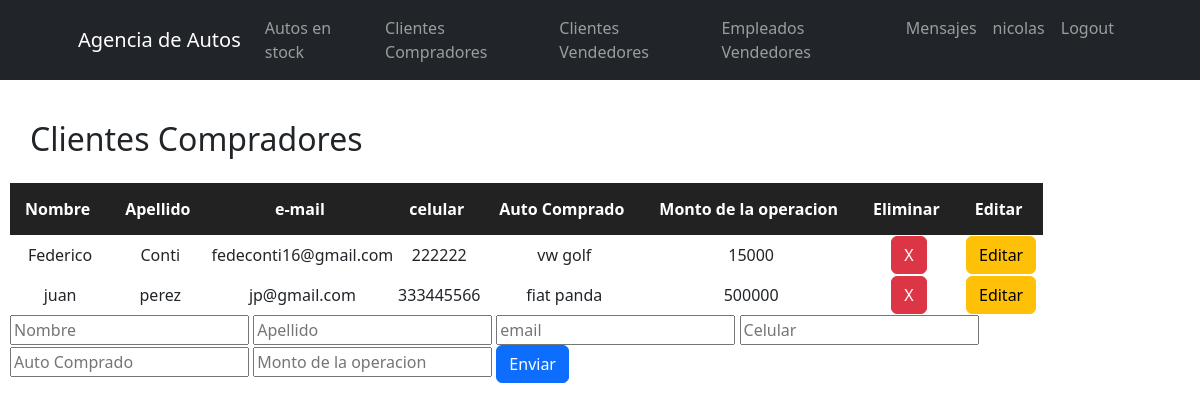
The app's page /setClientesCompradores/ (signed in) with its own data.
### AgenciApp/models.py (models this page shows, shortened)
class clientesCompradores(models.Model):
    nombre = models.CharField(max_length=40)
    apellido = models.CharField(max_length=40)
    email = models.EmailField()
    celular = models.IntegerField()
    autoComprado = models.CharField(max_length=40)
    montoOperacionComp = models.IntegerField()

### AgenciApp/views.py (the view)
# urls.py: path('setClientesCompradores/', setClientesCompradores, name='setClientesCompradores'),
@login_required
def setClientesCompradores(request):
    Clientes = clientesCompradores.objects.all()
    if request.method == 'POST':
        cliente = clientesCompradores(nombre=request.POST["nombre"],apellido=request.POST["apellido"],email=request.POST["email"],celular=request.POST["celular"], autoComprado=request.POST["autoComprado"], montoOperacionComp=request.POST["montoOperacionComp"])
        cliente.save()
        miFormulario = clientesFormulario()
        return render(request, "AgenciApp/setClientesCompradores.html", {"miFormulario":miFormulario, "Clientes":Clientes})
    else:
        miFormulario = clientesFormulario()
    return render(request, "AgenciApp/setClientesCompradores.html", {"miFormulario":miFormulario, "Clientes":Clientes})

### AgenciApp/forms.py
class clientesFormulario(forms.Form):
    nombre = forms.CharField()
    apellido = forms.CharField()
    email = forms.EmailField()
    celular = forms.IntegerField()
    autoComprado = forms.CharField(label='Auto Comprado')
    montoOperacionComp = forms.IntegerField(label='Monto Compra')

### AgenciApp/templates/AgenciApp/setClientesCompradores.html (shortened to what this page needs)
<div>
    {% extends "AgenciApp/clientesCompradores.html" %}
    {% load static %}
    {% block setClientesCompradores %}
    <form action="" method="post"> {% csrf_token %}
        <input placeholder="Nombre" type = "text" name="nombre" required>
        <input placeholder="Apellido" type = "text" name="apellido" required>
        <input placeholder="email" type = "email" name="email" required>
        <input placeholder="Celular" type = "number" name="celular" required>
        <input placeholder="Auto Comprado" type = "text" name="autoComprado" required>
        <input placeholder="Monto de la operacion" type = "number" name="montoOperacionComp" required>
        <input class="btn btn-primary" type="submit" value="Enviar">
    </form>
    {% endblock %}

### AgenciApp/templates/AgenciApp/clientesCompradores.html (shortened to what this page needs)
<div>
    {% extends "AgenciApp/inicio.html" %}
    {% load static %}
        {% block contenidoQueCambia %}
        <p class="tituloAutosEnStock">Clientes Compradores</p>
        <table class="tablaClientesCompradores">
            <tr class="tituloTablaClientesCompradores">
                <th>Nombre</th>
                <th>Apellido</th>
                <th>e-mail</th>
                <th>celular</th>
                <th>Auto Comprado</th>
                <th>Monto de la operacion</th>
                <th>Eliminar</th>
                <th>Editar</th>
            </tr>
                {% for Cliente in Clientes %}
                    <tr>
                        <td>{{Cliente.nombre}}</td>
                        <td>{{Cliente.apellido}}</td>
                        <td>{{Cliente.email}}</td>
                        <td>{{Cliente.celular}}</td>
                        <td>{{Cliente.autoComprado}}</td>
                        <td>{{Cliente.montoOperacionComp}}</td>
                        <td><button class="btn btn-danger btnEliminar"><a href="{% url 'eliminarClienteComprador' Cliente.email %}">X</a></button></td>
                        <td><button class="btn btn-warning btnEditar"><a href="{% url 'editarClienteComprador' Cliente.email %}">Editar</a></button></td>
                {% endfor %}
        </table>
        <div class="formSetClientesCompradores">
            {% block setClientesCompradores %}
            {% endblock %}
        </div>
        {% endblock %}

### AgenciApp/templates/AgenciApp/inicio.html (shortened to what this page needs)
<!DOCTYPE html>
<html lang="en">
<head>
    {% load static %}
    <link href="{% static 'AgenciApp/css/bootstrap.min.css'%}" rel="stylesheet"/>
    <link href="{% static 'AgenciApp/css/AgenciAppStyle.css'%}" rel="stylesheet"/>
</head>
<body>
    <nav class="navbar navbar-expand-lg navbar-dark bg-dark" id="mainNav">
        <div class="container px-4 px-lg-5">
            <a class="navbar-brand" href="{% url 'inicio' %}">Agencia de Autos</a>
            <div class="collapse navbar-collapse" id="navbarResponsive">
                <ul class="navbar-nav ms-auto">
                    <li class="nav-item"><a class="nav-link" href="{% url 'setAutosEnStock' %}">Autos en stock</a></li>
                    <li class="nav-item"><a class="nav-link" href="{% url 'setClientesCompradores' %}">Clientes Compradores</a></li>
                    <li class="nav-item"><a class="nav-link" href="{% url 'setClientesVendedores' %}">Clientes Vendedores</a></li>
                    <li class="nav-item"><a class="nav-link" href="{% url 'setEmpleadosVendedores' %}">Empleados Vendedores</a></li>
                    <li class="nav-item"><a class="nav-link" href="{% url 'mensajes_lista' %}">Mensajes</a></li>
                    <li class="nav-item"><a class="nav-link navText" href="{% url 'perfil' %}">{{user.username}}</a></li>
                    <li class="nav-item"><a class="nav-link navText" href="{% url 'Logout' %}">Logout</a></li>
                </ul>
            </div>
        </div>
    </nav>
    <div class="contenido">
        {% block contenidoQueCambia %}{% endblock %}
    </div>
</body>
</html>

### AgenciApp/static/AgenciApp/css/AgenciAppStyle.css (style rules this page uses)
.contenido { margin-top: 5px !important; padding: 10px; }
.tituloAutosEnStock { margin: 20px; font-size: xx-large; }
.tablaClientesCompradores { text-align: center; }
.tituloTablaClientesCompradores { background-color: rgb(34, 34, 34); color: white; padding-right: 20px !important; text-align: center !important; }
.tituloTablaClientesCompradores th { padding: 15px; text-align: center !important; padding-right: 20px !important; }
.btnEliminar a { border-radius: 15px !important; color: white !important; text-decoration: none !important; }
.btnEditar a { border-radius: 15px !important; color: rgb(0, 0, 0) !important; text-decoration: none !important; }

### records on screen
clientesCompradores: nombre "Federico", apellido "Conti", email "fedeconti16@gmail.com", celular "222222", autoComprado "vw golf", montoOperacionComp "15000"
clientesCompradores: nombre "juan", apellido "perez", email "jp@gmail.com", celular "333445566", autoComprado "fiat panda", montoOperacionComp "500000"

### other values on screen
{{ user.username }} "nicolas"
